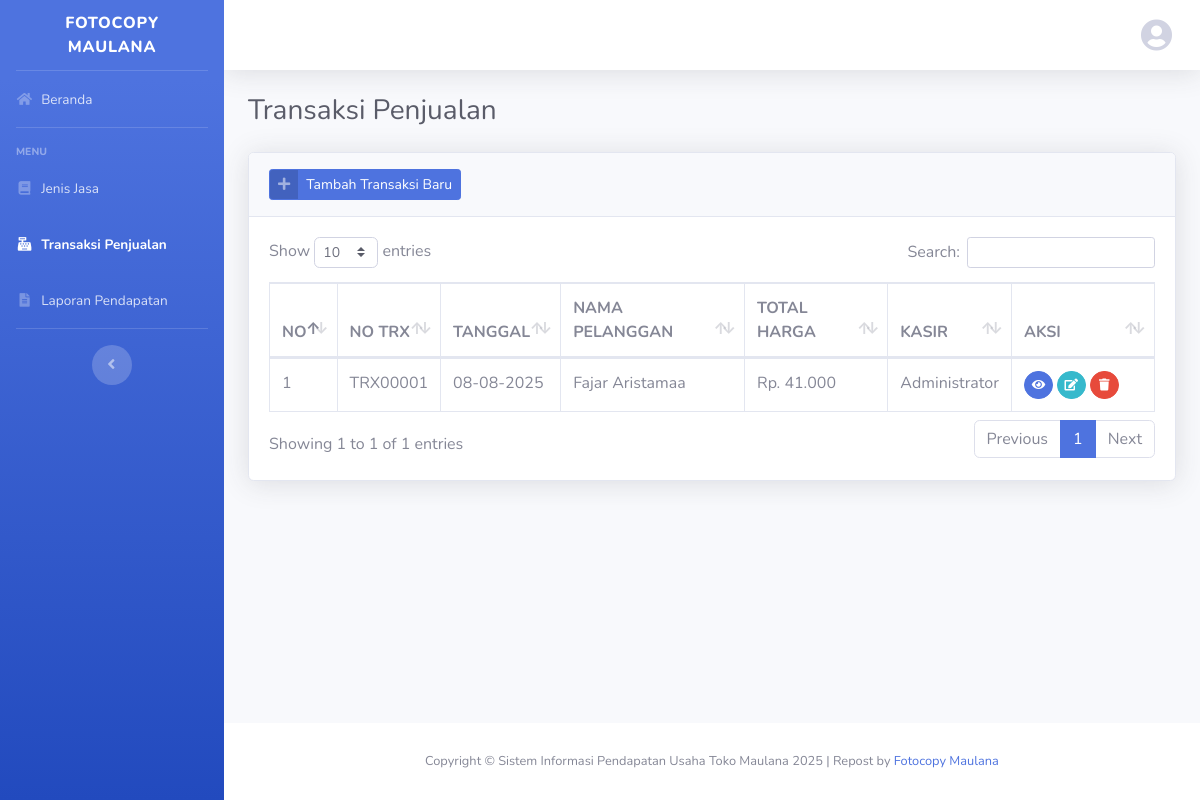
The app's page /index.php?transaksi (signed in) with its own data.
### tables this page shows
CREATE TABLE IF NOT EXISTS `transaksi` (
  `idtransaksi` int NOT NULL AUTO_INCREMENT,
  `transaksi_no` varchar(20) DEFAULT NULL,
  `transaksi_tgl` date DEFAULT NULL,
  `transaksi_nama` varchar(128) DEFAULT NULL,
  `transaksi_total_harga` decimal(15,2) DEFAULT NULL,
  `pengguna_id` int NOT NULL,
  PRIMARY KEY (`idtransaksi`,`pengguna_id`),
  KEY `fk_transaksi_pengguna1_idx` (`pengguna_id`),
  CONSTRAINT `fk_transaksi_pengguna1` FOREIGN KEY (`pengguna_id`) REFERENCES `pengguna` (`idpengguna`)
);

CREATE TABLE IF NOT EXISTS `pengguna` (
  `idpengguna` int NOT NULL AUTO_INCREMENT,
  `pengguna_nama` varchar(64) DEFAULT NULL,
  `pengguna_username` varchar(32) DEFAULT NULL,
  `pengguna_password` varchar(128) DEFAULT NULL,
  `pengguna_level` enum('Admin','User') DEFAULT NULL,
  PRIMARY KEY (`idpengguna`)
);

### config/function.php (called while the page is built, shortened)
<?php
function base_url()
{
    $protocol = (!empty($_SERVER['HTTPS']) && $_SERVER['HTTPS'] !== 'off' || $_SERVER['SERVER_PORT'] == 443) ? "https://" : "http://";
    $host = $_SERVER['HTTP_HOST'];
    $path = dirname($_SERVER['SCRIPT_NAME']);
    $path = ($path == DIRECTORY_SEPARATOR) ? '' : $path;
    return $protocol . $host . $path . '/';
}
function encrypt($string)
{
    $output = openssl_encrypt($string, 'aes-256-cbc', ENCRYPTION_KEY, 0, ENCRYPTION_IV);
    return strtr(base64_encode($output), '+/=', '-_,');
}

### views/transaksi.php (the view, shortened to what this page needs)
<?php
include_once('config/conn.php');
include_once('config/function.php');
?>
<div class="container-fluid">
    <div class="d-sm-flex align-items-center justify-content-between mb-4">
        <h1 class="h3 mb-0 text-gray-800">Transaksi Penjualan</h1>
    </div>
    <div class="card shadow mb-4">
        <div class="card-header py-3">
            <a href="?transaksi_form" class="btn btn-primary btn-icon-split btn-sm">
                <span class="icon text-white-50"><i class="fas fa-plus"></i></span>
                <span class="text">Tambah Transaksi Baru</span>
            </a>
        </div>
        <div class="card-body">
            <div class="table-responsive">
                <table class="table table-bordered table-hover" id="dataTable" width="100%" cellspacing="0">
                    <thead>
                        <tr>
                            <th width="20">NO</th>
                            <th>NO TRX</th>
                            <th>TANGGAL</th>
                            <th>NAMA PELANGGAN</th>
                            <th>TOTAL HARGA</th>
                            <th>KASIR</th>
                            <th width="100">AKSI</th>
                        </tr>
                    </thead>
                    <tbody>
                        <?php
                        $n = 1;
                        $query = mysqli_query($con, "SELECT t.*, p.pengguna_nama FROM transaksi t LEFT JOIN pengguna p ON t.pengguna_id = p.idpengguna ORDER BY t.idtransaksi DESC") or die(mysqli_error($con));
                        while ($row = mysqli_fetch_array($query)):
                        ?>
                            <tr>
                                <td><?= $n++; ?></td>
                                <td><?= htmlspecialchars($row['transaksi_no']); ?></td>
                                <td><?= date('d-m-Y', strtotime($row['transaksi_tgl'])); ?></td>
                                <td><?= htmlspecialchars($row['transaksi_nama']); ?></td>
                                <td><?= 'Rp. ' . number_format($row['transaksi_total_harga'], 0, ',', '.'); ?></td>
                                <td><?= htmlspecialchars($row['pengguna_nama']); ?></td>
                                <td>
                                    <a href="?transaksi_detail&id=<?= encrypt($row['idtransaksi']); ?>"
                                        class="btn btn-sm btn-circle btn-primary" data-toggle="tooltip" data-placement="top"
                                        title="Lihat Detail">
                                        <i class="fas fa-eye"></i>
                                    </a>
                                    <a href="?transaksi_form&id=<?= encrypt($row['idtransaksi']); ?>"
                                        class="btn btn-sm btn-circle btn-info" data-toggle="tooltip" data-placement="top"
                                        title="Ubah Data">
                                        <i class="fas fa-edit"></i>
                                    </a>
                                    <a href="<?= base_url(); ?>process/transaksi.php?act=<?= encrypt('delete'); ?>&id=<?= encrypt($row['idtransaksi']); ?>"
                                        class="btn btn-sm btn-circle btn-danger btn-hapus" data-toggle="tooltip"
                                        data-placement="top" title="Hapus Data">
                                        <i class="fas fa-trash"></i>
                                    </a>
                                </td>
                            </tr>
                        <?php endwhile; ?>
                    </tbody>
                </table>
            </div>
        </div>
    </div>
</div>

### records on screen
transaksi: transaksi_no "TRX00001", transaksi_tgl "08-08-2025", transaksi_nama "Fajar Aristamaa", transaksi_total_harga "41.000", pengguna.pengguna_nama "Administrator"
